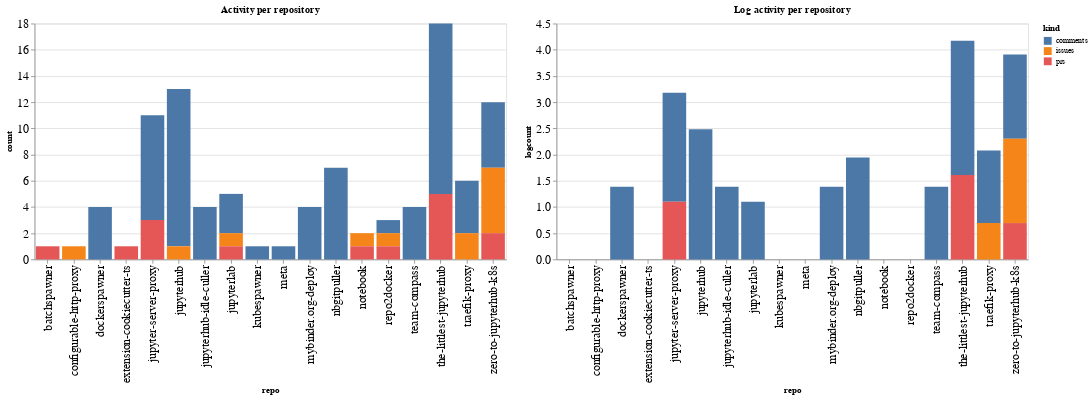

Notebook source saved alongside this figure:
### Code cell
ch1 = alt.Chart(repo_summaries, width=600, title="Activity per repository").mark_bar().encode(
    x='repo',
    y='count',
    color='kind',
    tooltip="kind"
)

ch2 = alt.Chart(repo_summaries, width=600, title="Log activity per repository").mark_bar().encode(
    x='repo',
    y='logcount',
    color='kind',
    tooltip="kind"
)

ch1 | ch2

### Figure 1 — Vega-Lite specification as saved in the notebook (floating-point values rounded to 4 significant figures)
{"config": {"axisLeft": {"labelFontSize": 15}, "axisBottom": {"labelFontSize": 15}}, "hconcat": [{"mark": "bar", "encoding": {"color": {"type": "nominal", "field": "kind"}, "tooltip": {"type": "nominal", "field": "kind"}, "x": {"type": "nominal", "field": "repo"}, "y": {"type": "quantitative", "field": "count"}}, "title": "Activity per repository", "width": 600}, {"mark": "bar", "encoding": {"color": {"type": "nominal", "field": "kind"}, "tooltip": {"type": "nominal", "field": "kind"}, "x": {"type": "nominal", "field": "repo"}, "y": {"type": "quantitative", "field": "logcount"}}, "title": "Log activity per repository", "width": 600}], "data": {"name": "data-946efb2ff60c9aa715f9306bd7f08883"}, "$schema": "https://vega.github.io/schema/vega-lite/v4.8.1.json", "datasets": {"data-946efb2ff60c9aa715f9306bd7f08883": [{"repo": "batchspawner", "kind": "prs", "count": 1, "logcount": 0.0}, {"repo": "configurable-http-proxy", "kind": "issues", "count": 1, "logcount": 0.0}, {"repo": "dockerspawner", "kind": "comments", "count": 4, "logcount": 1.386}, {"repo": "extension-cookiecutter-ts", "kind": "prs", "count": 1, "logcount": 0.0}, {"repo": "jupyter-server-proxy", "kind": "comments", "count": 8, "logcount": 2.079}, {"repo": "jupyter-server-proxy", "kind": "prs", "count": 3, "logcount": 1.099}, {"repo": "jupyterhub", "kind": "comments", "count": 12, "logcount": 2.485}, {"repo": "jupyterhub", "kind": "issues", "count": 1, "logcount": 0.0}, {"repo": "jupyterhub-idle-culler", "kind": "comments", "count": 4, "logcount": 1.386}, {"repo": "jupyterlab", "kind": "comments", "count": 3, "logcount": 1.099}, {"repo": "jupyterlab", "kind": "issues", "count": 1, "logcount": 0.0}, {"repo": "jupyterlab", "kind": "prs", "count": 1, "logcount": 0.0}, {"repo": "kubespawner", "kind": "comments", "count": 1, "logcount": 0.0}, {"repo": "meta", "kind": "comments", "count": 1, "logcount": 0.0}, {"repo": "mybinder.org-deploy", "kind": "comments", "count": 4, "logcount": 1.386}, {"repo": "nbgitpuller", "kind": "comments", "count": 7, "logcount": 1.946}, {"repo": "notebook", "kind": "issues", "count": 1, "logcount": 0.0}, {"repo": "notebook", "kind": "prs", "count": 1, "logcount": 0.0}, {"repo": "repo2docker", "kind": "comments", "count": 1, "logcount": 0.0}, {"repo": "repo2docker", "kind": "issues", "count": 1, "logcount": 0.0}, {"repo": "repo2docker", "kind": "prs", "count": 1, "logcount": 0.0}, {"repo": "team-compass", "kind": "comments", "count": 4, "logcount": 1.386}, {"repo": "the-littlest-jupyterhub", "kind": "comments", "count": 13, "logcount": 2.565}, {"repo": "the-littlest-jupyterhub", "kind": "prs", "count": 5, "logcount": 1.609}, {"repo": "traefik-proxy", "kind": "comments", "count": 4, "logcount": 1.386}, {"repo": "traefik-proxy", "kind": "issues", "count": 2, "logcount": 0.6931}, {"repo": "zero-to-jupyterhub-k8s", "kind": "comments", "count": 5, "logcount": 1.609}, {"repo": "zero-to-jupyterhub-k8s", "kind": "issues", "count": 5, "logcount": 1.609}, {"repo": "zero-to-jupyterhub-k8s", "kind": "prs", "count": 2, "logcount": 0.6931}]}}
